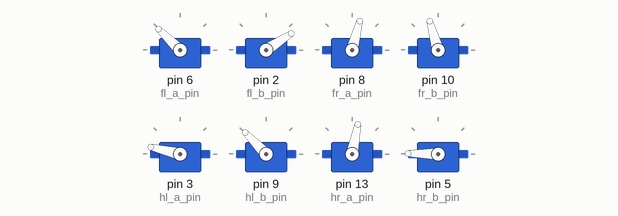
A sketch run on a simulated Arduino Uno, built with avr-gcc and run on an emulated ATmega328P. On the bench: 8 × servo.

Above: at 0.05 s.
At 0.35 s:
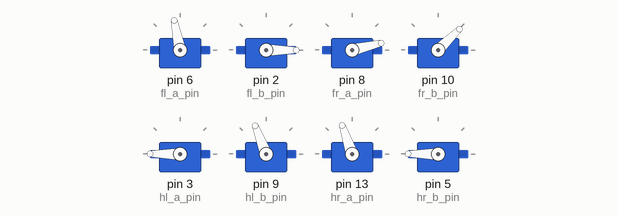
At 0.65 s:
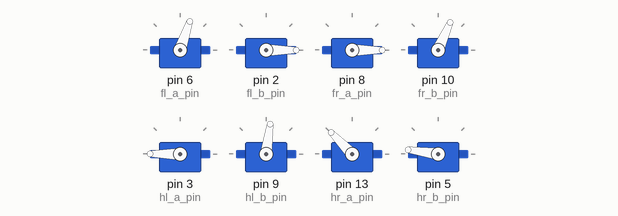
At 1.3 s:
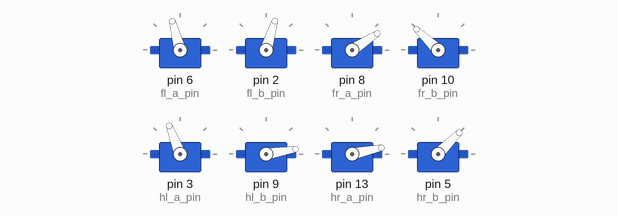
At 1.95 s:
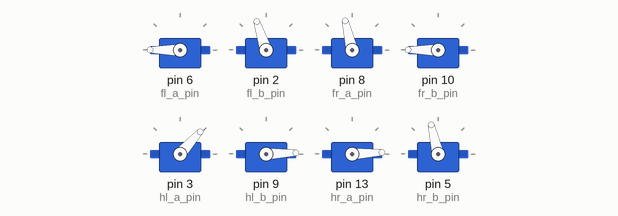
At 2.6 s:
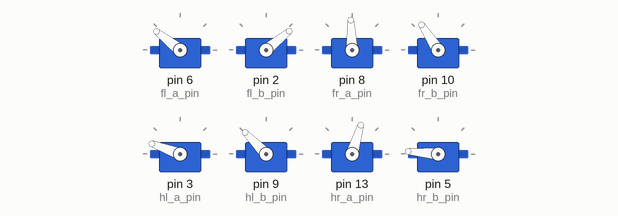
Timing chart, 0 to 6.0 s (numbered marks = the images above):
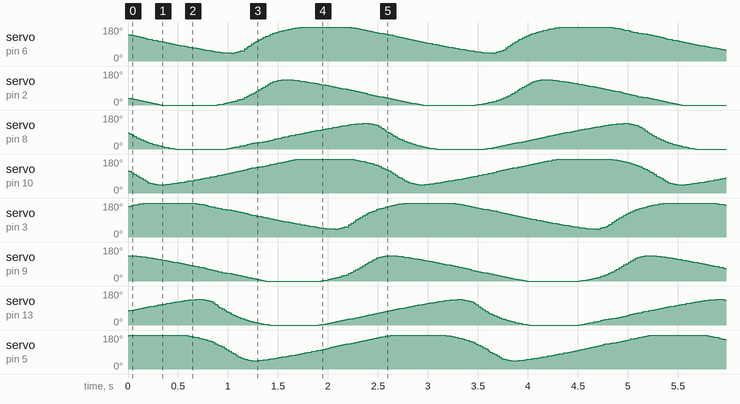

The sketch:

test_walk.ino
```cpp
// (licence header left out)
#include <Servo.h>

 // number of waypoints
#define NUM_WPT 25

// index offsets
#define FLI0 0
#define FRI0 12
#define HLI0 15
#define HRI0 3

// waypoint joint values
float js_a[] = { 50.9497109, 38.21604633, 25.84304086, 14.12806312,
                3.12322849, -7.30920559, -17.3633046, -27.13162909,
                -36.42167708, -44.33343496, -47.4843136, -34.1809851,
                4.4810737, 35.64920651, 57.88217625, 73.68306511,
                85.10372973, 93.1158467, 97.95862168, 99.45624836,
                97.36751425, 91.77161532, 83.21376411, 71.04852821,
                58.87289853 };
float js_b[] = { 52.19845119, 64.9013194, 76.80859, 87.17288176,
                95.15342739, 99.95305424, 101.12064517, 98.71205325,
                93.03711073, 84.2429177, 71.98947264, 55.14681502,
                27.95076456, -5.37404213, -36.71234273, -45.99855336,
                -41.75462883, -33.5936599, -24.21477305, -14.35358392,
                -4.14094564, 6.53701523, 17.85645741, 31.4514328,
                44.14364906 };
int index = 0;

enum JointID
{
  FLA,
  FLB,
  FRA,
  FRB,
  HLA,
  HLB,
  HRA,
  HRB
};

// FRA0, FRB0 ect. are the 0 servo positions, which are 90 by default. If the
// legs are not centered on the servos, then set these values to center them
// or re-mount the legs.
#define FRA0 90
#define FRAX -1
#define FRB0 90
#define FRBX -1

#define FLA0 90
#define FLAX 1
#define FLB0 90
#define FLBX 1

#define HLA0 90
#define HLAX 1
#define HLB0 90
#define HLBX 1

#define HRA0 90
#define HRAX -1
#define HRB0 90
#define HRBX -1

const int fr_a_pin = 8;
const int hl_b_pin = 9;
const int fr_b_pin = 10;
const int hr_b_pin = 5;
const int hr_a_pin = 13;
const int fl_b_pin = 2;
const int hl_a_pin = 3;
const int fl_a_pin = 6;
unsigned long long now = millis();

Servo servos[8];
const int pins[8] = {
    fl_a_pin, fl_b_pin,
    fr_a_pin, fr_b_pin,
    hl_a_pin, hl_b_pin,
    hr_a_pin, hr_b_pin };
const int zeros[8] = {
    FLA0, FLB0,
    FRA0, FRB0,
    HLA0, HLB0,
    HRA0, HRB0 };
const int dirs[8] = {
    FLAX, FLBX,
    FRAX, FRBX,
    HLAX, HLBX,
    HRAX, HRBX };

void setup()
{
  Serial.begin(9600);
  for (int i = 0; i < 8; ++i)
  {
    pinMode(pins[i], OUTPUT);
    servos[i].attach(pins[i]);
  }
}

/**
 * @brief Attempt a jump by moving all of the legs down as fast as the servos
 * will be able to move them.
 *
 */
void jump()
{
  servos[FLA].write(constrain(zeros[FLA] + FLAX * 20, 0, 180));
  servos[FLB].write(constrain(zeros[FLB] - FLBX * 20, 0, 180));

  servos[FRA].write(constrain(zeros[FRA] + FRAX * 20, 0, 180));
  servos[FRB].write(constrain(zeros[FRB] - FRBX * 20, 0, 180));

  servos[HLA].write(constrain(zeros[HLA] + HLAX * 20, 0, 180));
  servos[HLB].write(constrain(zeros[HLB] - HLBX * 20, 0, 180));

  servos[HRA].write(constrain(zeros[HRA] + HRAX * 20, 0, 180));
  servos[HRB].write(constrain(zeros[HRB] - HRBX * 20, 0, 180));

  delay(5000);

  servos[FLA].write(constrain(zeros[FLA] + FLAX * 80, 0, 180));
  servos[FLB].write(constrain(zeros[FLB] - FLBX * 80, 0, 180));

  servos[FRA].write(constrain(zeros[FRA] + FRAX * 80, 0, 180));
  servos[FRB].write(constrain(zeros[FRB] - FRBX * 80, 0, 180));

  servos[HLA].write(constrain(zeros[HLA] + HLAX * 80, 0, 180));
  servos[HLB].write(constrain(zeros[HLB] - HLBX * 80, 0, 180));

  servos[HRA].write(constrain(zeros[HRA] + HRAX * 80, 0, 180));
  servos[HRB].write(constrain(zeros[HRB] - HRBX * 80, 0, 180));
  delay(10);

  servos[FLA].write(constrain(zeros[FLA] + FLAX * 10, 0, 180));
  servos[FLB].write(constrain(zeros[FLB] - FLBX * 10, 0, 180));

  servos[FRA].write(constrain(zeros[FRA] + FRAX * 10, 0, 180));
  servos[FRB].write(constrain(zeros[FRB] - FRBX * 10, 0, 180));

  servos[HLA].write(constrain(zeros[HLA] + HLAX * 10, 0, 180));
  servos[HLB].write(constrain(zeros[HLB] - HLBX * 10, 0, 180));

  servos[HRA].write(constrain(zeros[HRA] + HRAX * 10, 0, 180));
  servos[HRB].write(constrain(zeros[HRB] - HRBX * 10, 0, 180));
}

/**
 * @brief Get the joint angles based on the index into the joint walking array
 * for each leg.
 *
 * @param js The array to use for the joint position.
 * @param dir The direction (1 or -1) of the joint. Refer to the PhoneBot
 *    documentation for the definitoin of direction per leg joint.
 * @param jid Joint index (see the JointID enum)
 * @param offset The index offset into the js array to get the angle from. This
 *     is added to index.
 * @param index  The index into the js array to get the angle from
 * @param alpha A parameter from 0 to 1 to interpolate between joint values.
 * @return float The servo angle
 */
float get_joint_angle(float* js, int dir, int jid, int offset, int index, float alpha)
{
  float j0 = zeros[jid] + dir * js[(offset + index) % NUM_WPT];
  float j1 = zeros[jid] + dir * js[(offset + index + 1) % NUM_WPT];
  return constrain(j0 * (1.0 - alpha) + j1 * (alpha), 0, 180);
}

void loop()
{
  unsigned long long now2 = millis();
  if ((now2 - now) > 100) {
    now = now2;
    ++index;
    index %= NUM_WPT;
  }

  float alpha = (now2 - now) / 100.0;

  servos[FLA].write(get_joint_angle(js_a, FLAX, FLA, FLI0, index, alpha));
  servos[FLB].write(get_joint_angle(js_b, -FLBX, FLB, FLI0, index, alpha));

  servos[FRA].write(get_joint_angle(js_a, FRAX, FRA, FRI0, index, alpha));
  servos[FRB].write(get_joint_angle(js_b, -FRBX, FRB, FRI0, index, alpha));

  servos[HLA].write(get_joint_angle(js_a, HLAX, HLA, HLI0, index, alpha));
  servos[HLB].write(get_joint_angle(js_b, -HLBX, HLB, HLI0, index, alpha));

  servos[HRA].write(get_joint_angle(js_a, HRAX, HRA, HRI0, index, alpha));
  servos[HRB].write(get_joint_angle(js_b, -HRBX, HRB, HRI0, index, alpha));

  delay(10);
}
```
